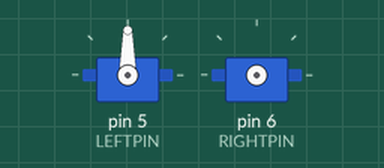
This sketch was run on a simulated Arduino Uno, built with avr-gcc and run on an emulated ATmega328P. Shown: 2 × servo. What the sketch prints to the serial monitor is not drawn. At 105.1 s the program stops and its outputs stay as they are.

Above: at 0.1 s.
Timing chart, 0 to 99.6 s (numbered marks = the images above):
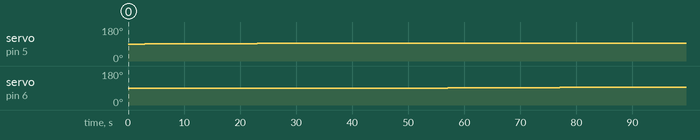

Measured:
- by itself, servo on pin 5 (LEFTPIN), servo on pin 6 (RIGHTPIN): moves from 90° to 95° over 41.0 s

The sketch:

PWM_Calibration.ino
```cpp
/*
 * PWM Calibration
 * Author: Corbin Murrow
 * Date: 26 September 2015
 * Version: 1.0
 *
 * This software can be run to find the stop value to pass to the
 * Servo.writeMicroseconds() function to generate a 1.5ms pulse
 * that will stop the continuous rotation servo.
 *
 * ======= VERSION HISTORY =======
 * Version 1.0: Created file - CM - 26 September 2015
 */

#include <Servo.h>

#define LEFTPIN 5
#define RIGHTPIN 6

Servo leftServo;
Servo rightServo;

void setup()
{
  // put your setup code here, to run once:
  Serial.begin(115200);

  Serial.println("Begin Motor Calibration\n");
}

void loop()
{
  // put your main code here, to run repeatedly:
  Serial.println("Left Motor Calibration - watch/listen to the left motor.");
  Serial.println("When it stops, record the value on the screen.");
  Serial.println("Note: There may be a range of 3 or 4 values, any will work.\n");

  leftServo.attach(LEFTPIN);

  for (int leftSpeed = 1475; leftSpeed <= 1525; leftSpeed++)
  {
    leftServo.writeMicroseconds(leftSpeed);
    Serial.print("Left speed: ");
    Serial.println(leftSpeed);
    delay(1000);
  }

  leftServo.detach();

  Serial.println("\nRight Motor Calibration - watch/listen to the right motor.");
  Serial.println("When the motor stops, record the value on the screen.");
  Serial.println("Note: There may be a range of 3 or 4 values, any will work.\n");

  delay(3000);

  rightServo.attach(RIGHTPIN);

  for (int rightSpeed = 1475; rightSpeed <= 1525; rightSpeed++)
  {
    rightServo.writeMicroseconds(rightSpeed);
    Serial.print("Right speed: ");
    Serial.println(rightSpeed);
    delay(1000);
  }

  rightServo.detach();

  while(1);
}
```
